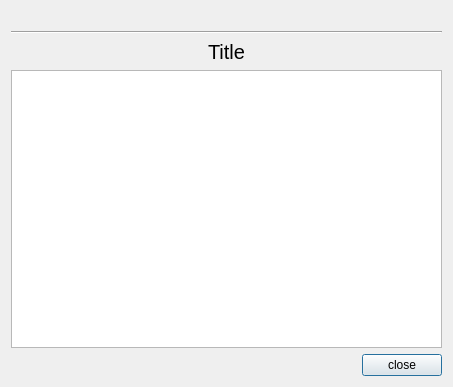
<?xml version="1.0" encoding="UTF-8"?>
<ui version="4.0">
 <class>AboutDialog</class>
 <widget class="QDialog" name="AboutDialog">
  <property name="geometry">
   <rect>
    <x>0</x>
    <y>0</y>
    <width>453</width>
    <height>387</height>
   </rect>
  </property>
  <property name="windowTitle">
   <string>about</string>
  </property>
  <layout class="QVBoxLayout" name="verticalLayout">
   <item>
    <widget class="QLabel" name="label">
     <property name="text">
      <string/>
     </property>
     <property name="pixmap">
      <pixmap resource="../../sultan/sultan.qrc">:/images/icon_128.png</pixmap>
     </property>
     <property name="alignment">
      <set>Qt::AlignCenter</set>
     </property>
    </widget>
   </item>
   <item>
    <widget class="Line" name="line">
     <property name="orientation">
      <enum>Qt::Horizontal</enum>
     </property>
    </widget>
   </item>
   <item>
    <widget class="QLabel" name="labelTitle">
     <property name="styleSheet">
      <string notr="true">font-size: 20px;</string>
     </property>
     <property name="text">
      <string>Title</string>
     </property>
     <property name="alignment">
      <set>Qt::AlignCenter</set>
     </property>
    </widget>
   </item>
   <item>
    <widget class="QTextBrowser" name="textBrowser"/>
   </item>
   <item>
    <layout class="QHBoxLayout" name="horizontalLayout">
     <property name="topMargin">
      <number>0</number>
     </property>
     <item>
      <spacer name="horizontalSpacer">
       <property name="orientation">
        <enum>Qt::Horizontal</enum>
       </property>
       <property name="sizeHint" stdset="0">
        <size>
         <width>40</width>
         <height>20</height>
        </size>
       </property>
      </spacer>
     </item>
     <item>
      <widget class="QPushButton" name="pushButton">
       <property name="text">
        <string>close</string>
       </property>
      </widget>
     </item>
    </layout>
   </item>
  </layout>
 </widget>
 <resources>
  <include location="../../sultan/sultan.qrc"/>
 </resources>
 <connections>
  <connection>
   <sender>pushButton</sender>
   <signal>clicked()</signal>
   <receiver>AboutDialog</receiver>
   <slot>close()</slot>
   <hints>
    <hint type="sourcelabel">
     <x>403</x>
     <y>358</y>
    </hint>
    <hint type="destinationlabel">
     <x>226</x>
     <y>193</y>
    </hint>
   </hints>
  </connection>
 </connections>
</ui>
